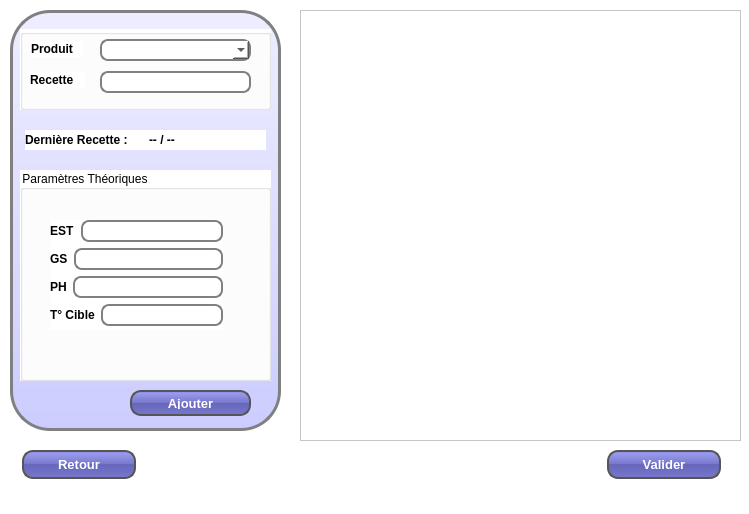
<?xml version="1.0" encoding="UTF-8"?>
<ui version="4.0">
 <class>AjouterProduit</class>
 <widget class="QWidget" name="AjouterProduit">
  <property name="geometry">
   <rect>
    <x>0</x>
    <y>0</y>
    <width>749</width>
    <height>514</height>
   </rect>
  </property>
  <property name="font">
   <font>
    <pointsize>11</pointsize>
   </font>
  </property>
  <property name="windowTitle">
   <string>Form</string>
  </property>
  <property name="styleSheet">
   <string notr="true">

QWidget {
background: white;
}
QLabel {
color: black;
font-weight: bold;
}



#groupBox {
border: 3px solid gray;
border-radius: 40px;
background: white;
background: QLinearGradient(x1: 0, y1: 0, x2: 0, y2: 1, stop: 0 #eef, stop: 1 #ccf);
}

QPushButton {
color: white;
background-color: QLinearGradient( x1: 0, y1: 0, x2: 0, y2: 1, stop: 0 #88d, stop: 0.1 #99e, stop: 0.49 #77c, stop: 0.5 #66b, stop: 1 #77c);
border-width: 1px;
border-color: #339;
border-style: solid;
border-radius: 7;
padding: 3px;
padding-left: 5px;
font-weight: bold;
font-size: 13px;
padding-right: 5px;
min-width: 90px;
max-width: 90px;
min-height: 12px;
max-height: 16px;

border: 2px solid #555;
border-radius: 11px;
padding: 5px;
max-width: 150px;
min-width: 100px;
}

QLineEdit {
padding: 1px;
border-style: solid;
border: 2px solid gray;
border-radius: 8px;
}

QComboBox {
padding: 1px;
border-style: solid;
border: 2px solid gray;
border-radius: 8px;
}
</string>
  </property>
  <widget class="QGroupBox" name="groupBox">
   <property name="geometry">
    <rect>
     <x>10</x>
     <y>10</y>
     <width>271</width>
     <height>421</height>
    </rect>
   </property>
   <property name="title">
    <string/>
   </property>
   <widget class="QPushButton" name="ajouter">
    <property name="geometry">
     <rect>
      <x>120</x>
      <y>380</y>
      <width>121</width>
      <height>26</height>
     </rect>
    </property>
    <property name="text">
     <string>Ajouter</string>
    </property>
   </widget>
   <widget class="QGroupBox" name="groupBox_2">
    <property name="geometry">
     <rect>
      <x>10</x>
      <y>160</y>
      <width>251</width>
      <height>211</height>
     </rect>
    </property>
    <property name="title">
     <string>Paramètres Théoriques</string>
    </property>
    <widget class="QWidget" name="">
     <property name="geometry">
      <rect>
       <x>30</x>
       <y>50</y>
       <width>173</width>
       <height>110</height>
      </rect>
     </property>
     <layout class="QVBoxLayout" name="verticalLayout">
      <item>
       <layout class="QHBoxLayout" name="horizontalLayout">
        <item>
         <widget class="QLabel" name="label_3">
          <property name="text">
           <string>EST</string>
          </property>
         </widget>
        </item>
        <item>
         <widget class="QLineEdit" name="lineEST"/>
        </item>
       </layout>
      </item>
      <item>
       <layout class="QHBoxLayout" name="horizontalLayout_3">
        <item>
         <widget class="QLabel" name="label_4">
          <property name="text">
           <string>GS</string>
          </property>
         </widget>
        </item>
        <item>
         <widget class="QLineEdit" name="lineGS"/>
        </item>
       </layout>
      </item>
      <item>
       <layout class="QHBoxLayout" name="horizontalLayout_4">
        <item>
         <widget class="QLabel" name="label_5">
          <property name="text">
           <string>PH</string>
          </property>
         </widget>
        </item>
        <item>
         <widget class="QLineEdit" name="linePH"/>
        </item>
       </layout>
      </item>
      <item>
       <layout class="QHBoxLayout" name="horizontalLayout_5">
        <item>
         <widget class="QLabel" name="label_6">
          <property name="text">
           <string>T° Cible</string>
          </property>
         </widget>
        </item>
        <item>
         <widget class="QLineEdit" name="lineT"/>
        </item>
       </layout>
      </item>
     </layout>
    </widget>
   </widget>
   <widget class="QGroupBox" name="groupBox_3">
    <property name="geometry">
     <rect>
      <x>10</x>
      <y>19</y>
      <width>251</width>
      <height>81</height>
     </rect>
    </property>
    <property name="title">
     <string/>
    </property>
    <widget class="QComboBox" name="comboPr">
     <property name="geometry">
      <rect>
       <x>80</x>
       <y>10</y>
       <width>151</width>
       <height>22</height>
      </rect>
     </property>
    </widget>
    <widget class="QLabel" name="label">
     <property name="geometry">
      <rect>
       <x>11</x>
       <y>12</y>
       <width>52</width>
       <height>16</height>
      </rect>
     </property>
     <property name="text">
      <string>Produit</string>
     </property>
    </widget>
   </widget>
   <widget class="QLineEdit" name="linerecette">
    <property name="geometry">
     <rect>
      <x>90</x>
      <y>61</y>
      <width>151</width>
      <height>22</height>
     </rect>
    </property>
   </widget>
   <widget class="QLabel" name="label_2">
    <property name="geometry">
     <rect>
      <x>20</x>
      <y>62</y>
      <width>55</width>
      <height>16</height>
     </rect>
    </property>
    <property name="text">
     <string>Recette</string>
    </property>
   </widget>
   <widget class="QWidget" name="layoutWidget">
    <property name="geometry">
     <rect>
      <x>15</x>
      <y>120</y>
      <width>241</width>
      <height>20</height>
     </rect>
    </property>
    <layout class="QHBoxLayout" name="horizontalLayout_2">
     <item>
      <widget class="QLabel" name="label_8">
       <property name="text">
        <string>Dernière Recette :</string>
       </property>
      </widget>
     </item>
     <item>
      <widget class="QLabel" name="laberecette">
       <property name="text">
        <string>-- / --</string>
       </property>
      </widget>
     </item>
    </layout>
   </widget>
  </widget>
  <widget class="QTableView" name="tabproduit">
   <property name="enabled">
    <bool>true</bool>
   </property>
   <property name="geometry">
    <rect>
     <x>300</x>
     <y>10</y>
     <width>441</width>
     <height>431</height>
    </rect>
   </property>
   <property name="frameShape">
    <enum>QFrame::StyledPanel</enum>
   </property>
  </widget>
  <widget class="QPushButton" name="retour">
   <property name="enabled">
    <bool>true</bool>
   </property>
   <property name="geometry">
    <rect>
     <x>22</x>
     <y>450</y>
     <width>114</width>
     <height>29</height>
    </rect>
   </property>
   <property name="text">
    <string>Retour</string>
   </property>
  </widget>
  <widget class="QPushButton" name="valideraj">
   <property name="geometry">
    <rect>
     <x>607</x>
     <y>450</y>
     <width>114</width>
     <height>29</height>
    </rect>
   </property>
   <property name="text">
    <string>Valider</string>
   </property>
  </widget>
  <widget class="QWidget" name="">
   <property name="geometry">
    <rect>
     <x>0</x>
     <y>0</y>
     <width>2</width>
     <height>2</height>
    </rect>
   </property>
   <layout class="QVBoxLayout" name="verticalLayout_2"/>
  </widget>
 </widget>
 <resources/>
 <connections/>
</ui>
